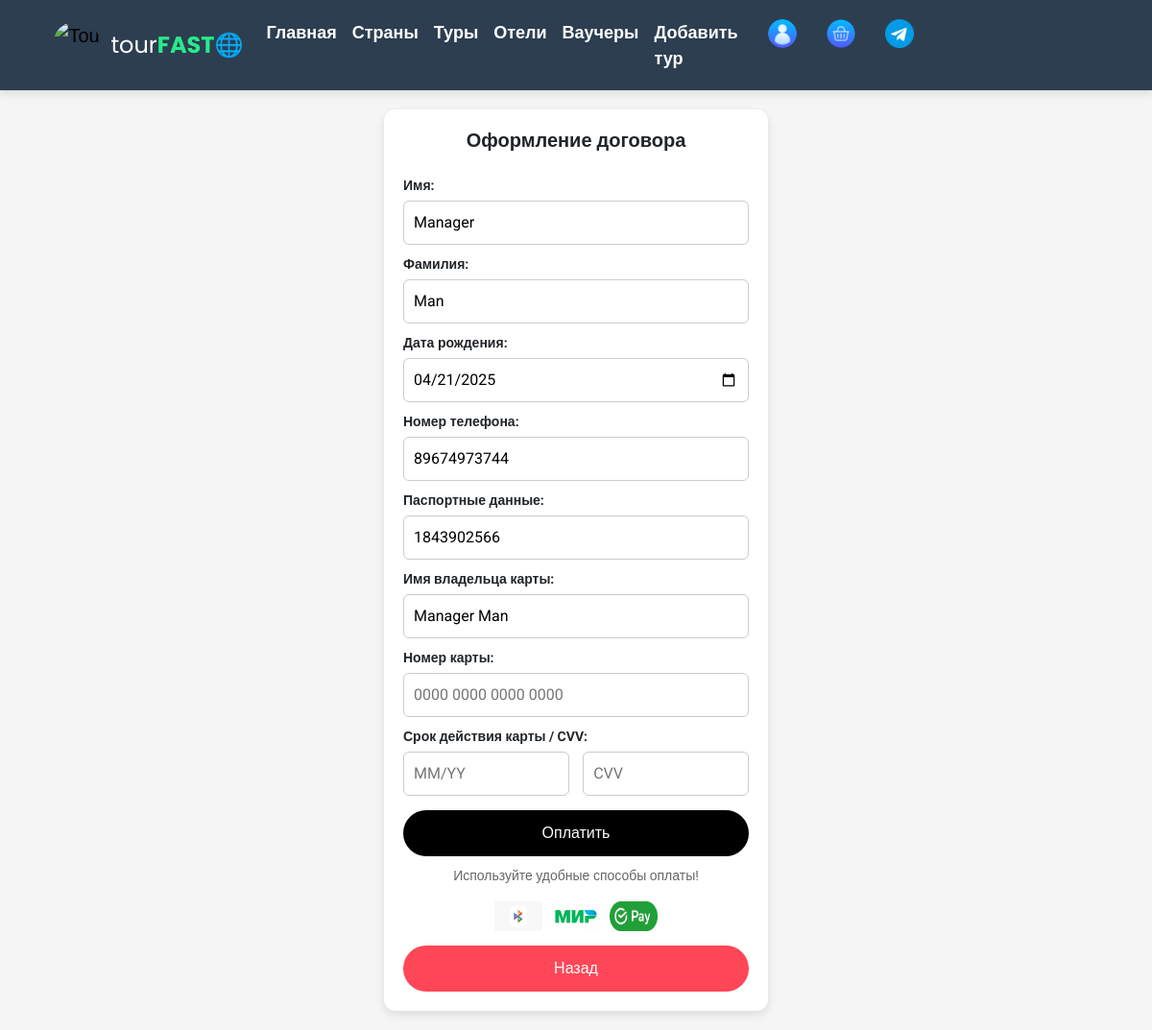
Page /orderaccept/ (signed in) on the committed database.
### main/models.py (models this page shows)
class Buyer(AbstractUser): # Клиенты
    last_name = models.CharField('Фамилия', max_length=50, null=True)
    email = models.EmailField('Email', max_length=50)
    groups = models.ManyToManyField(Group, related_name='buyers')
    user_permissions = models.ManyToManyField(Permission, related_name='buyers')
    phone_number = models.CharField('Номер телефона', max_length=11, null=True)
    date_of_birth = models.DateField('Дата рождения', null=True)
    passport_data = models.CharField('Паспортные данные', max_length=50, null=True)  # Новое поле
    photo = models.ImageField('Фото профиля', upload_to='main/profilephotos/', null=True, blank=True)
    is_special = models.BooleanField(default=False, verbose_name='Особый пользователь')

### main/views.py (the view)
# urls.py: path("orderaccept/", views.orderaccept, name="orderaccept_page"),
def orderaccept(request):
    return render(request, 'main/orderaccept.html')

### main/templates/main/orderaccept.html (shortened to what this page needs)
{% extends 'main/layout.html' %}
{% load static %}
{% block links %}
<link rel="stylesheet" href="{% static 'main/css/orderaccept.css' %}">
{% endblock %}
{% block body %}
<div class="payment-container">
    <h2 class="payment-title">Оформление договора</h2>
    <form action="{% url 'process_payment' %}" method="post">
        <label for="first_name">Имя:</label>
        <input type="text" id="first_name" name="first_name" placeholder="Введите ваше имя" value="{{ user.username }}" required>
        <label for="last_name">Фамилия:</label>
        <input type="text" id="last_name" name="last_name" placeholder="Введите вашу фамилию" value="{{ user.last_name }}" required>
        <label for="dob">Дата рождения:</label>
        <input type="date" id="dob" name="dob" value="{{ user.date_of_birth|date:'Y-m-d' }}" required>
        <label for="phone">Номер телефона:</label>
        <input type="tel" id="phone" name="phone" placeholder="+7 (___) ___-__-__" value="{{ user.phone_number }}" required maxlength="11">
        <label for="passport">Паспортные данные:</label>
        <input type="text" id="passport" name="passport" placeholder="Серия и номер паспорта" value="{{ user.passport_data }}" required  maxlength="10">
        <label for="cardholder">Имя владельца карты:</label>
        <input type="text" id="cardholder" name="cardholder" placeholder="Введите данные владельца карты" value="{{ user.username }} {{ user.last_name }}" required>
        <label for="card_number">Номер карты:</label>
        <input type="text" id="card_number" name="card_number" placeholder="0000 0000 0000 0000" required  maxlength="16">
        <label for="expiry">Срок действия карты / CVV:</label>
        <div class="card-details">
            <input type="text" id="expiry" name="expiry" placeholder="MM/YY" required maxlength="5">
            <input type="text" id="cvv" name="cvv" placeholder="CVV" required maxlength="3">
        </div>
        <button type="submit" class="pay-button">Оплатить</button>
    </form>
    <p class="payment-info">Используйте удобные способы оплаты!</p>
    <div class="payment-methods">
        <img src="{% static 'main/icons/sbplogo.png' %}" alt="Apple Pay">
        <img src="{% static 'main/icons/mirlogo.png' %}" alt="МИР">
        <img src="{% static 'main/icons/sberpay.png' %}" alt="Google Pay">
    </div>
    <form action="{% url 'cart_page' %}" method="get">
        <button type="submit" class="back-button">Назад</button>
    </form>
</div>
{% endblock %}

### main/static/main/css/orderaccept.css (style rules this page uses)
body { font-family: 'Roboto', sans-serif; background-color: #f5f5f5; }
.payment-container { width: 400px; background: white; padding: 20px; border-radius: 12px; box-shadow: 0px 4px 10px rgba(0, 0, 0, 0.1); margin: 20px auto; text-align: center; }
.payment-title { font-size: 20px; font-weight: 700; margin-bottom: 15px; }
form { display: flex; flex-direction: column; }
label { text-align: left; font-size: 14px; font-weight: 700; margin-top: 10px; }
input { width: 100%; padding: 10px; margin-top: 5px; border: 1px solid #ccc; border-radius: 6px; font-size: 16px; }
.card-details { display: flex; justify-content: space-between; }
.card-details input { width: 48%; }
.pay-button { width: 100%; padding: 12px; background: black; color: white; border: none; border-radius: 25px; font-size: 16px; cursor: pointer; margin-top: 15px; transition: 0.3s; }
.back-button { width: 100%; padding: 12px; background-color: #ff4757; color: white; border: none; border-radius: 25px; font-size: 16px; cursor: pointer; margin-top: 15px; transition: 0.3s; }
.payment-info { font-size: 14px; color: #666; margin-top: 10px; }
.payment-methods { display: flex; justify-content: center; gap: 10px; margin-top: 10px; }
.payment-methods img { width: 50px; height: auto; }

### rows in the picture
Buyer: first_name "Manager", last_name "Man", dob "04/21/2025", phone "89674973744", passport "1843902566", cardholder "Manager Man"
